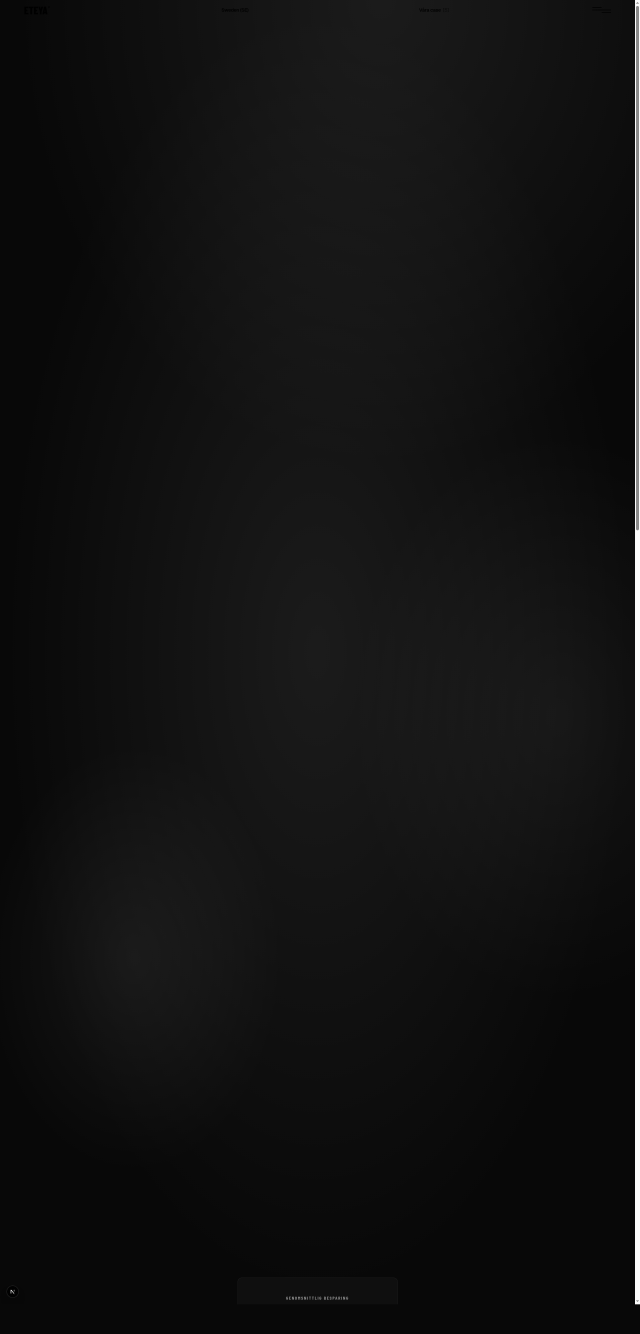
#> input picture fullpage.png, 1920 x 4000 px (shown at 1/3 size)
$ python -i generate-hero.py   (imports and definitions only)
#> lines starting #> are read from the running program, lines starting #| are printed output that depends on the picture
#!/usr/bin/env python3
"""
generate-hero.py — Skapa Eteya blog hero-bild med konsekvent text-overlay.

Tar en bas-bild (genererad i ChatGPT/Midjourney, bara visuellt subject)
och lägger på Eteya-styled text-overlay enligt BLOG_AUTHORING.md.

Användning:
    python3 scripts/generate-hero.py \\
        --base ~/Downloads/image.png \\
        --slug ai-agenter-2026 \\
        --title "AI-agenter 2026 — vart är vi på väg?" \\
        --kicker "ARTIKEL · TREND"

Resultat: /public/images/blog/[slug]-hero.webp (1600×900, < 250KB)

Layout (matchar Eteya DNA):
  - Right-weighted: text-box på vänster halva (~45% bredd),
    bas-bildens subject visas på höger halva
  - Sharp corners (vår DNA, inte rounded)
  - Translucent black bg rgba(8,8,8,0.85) + backdrop-blur-känsla
  - 1px lime border #C8FF00 + subtle glow
  - Mono kicker överst ("ARTIKEL · KATEGORI")
  - Title i Barlow Condensed weight 500 (Eteya signature)
  - "ETEYA®" wordmark bottom-left, utanför text-box
"""

import argparse
import os
import sys
import textwrap
from pathlib import Path
from PIL import Image, ImageDraw, ImageFont, ImageFilter

# ─── KONSTANTER ─────────────────────────────────────────────────────
ETEYA_BG = (8, 8, 8)              # #080808
ETEYA_LIME = (200, 255, 0)        # #C8FF00
WHITE = (255, 255, 255)
WHITE_DIM = (220, 220, 220)
WHITE_MONO = (255, 255, 255, 220)

# Final image dimensions
FINAL_W = 1600
FINAL_H = 900

# Text-box layout
# TEXT_BOX_LEFT bumpat från 80 → 100 för safe-area buffert mot ev.
# CSS-cropping i framtida layouts (containrar med annat aspect än 16:9).
TEXT_BOX_LEFT = 100               # offset från vänster kant
TEXT_BOX_WIDTH = 700              # ~45% av 1600
TEXT_BOX_PADDING = 48
TEXT_BOX_BG_OPACITY = 217         # 0.85 * 255

# Brand wordmark
BRAND_BOTTOM_OFFSET = 60
BRAND_LEFT_OFFSET = 100

# Font paths
FONTS_DIR = Path(__file__).parent / 'fonts'
BARLOW = FONTS_DIR / 'BarlowCondensed-Medium.ttf'
MONO = FONTS_DIR / 'JetBrainsMono-Regular.ttf'

# Font sizes
TITLE_SIZE = 68                   # Barlow Condensed för titel
KICKER_SIZE = 14                  # Mono uppercase för kicker
BRAND_SIZE = 28                   # Barlow Condensed för "ETEYA®"


# ─── HELPERS ────────────────────────────────────────────────────────

def load_base_image(path: str) -> Image.Image:
    """Ladda bas-bild, crop till 16:9, resize till 1600x900."""
#> called with path = '../fullpage.png'
    img = Image.open(path)
#> img is the input picture: PIL image 1920x4000 RGB; min 0, max 255, mean 17.6
    # Konvertera till RGB (handle RGBA)
    if img.mode in ('RGBA', 'LA', 'P'):
        bg = Image.new('RGB', img.size, ETEYA_BG)
        bg.paste(img, mask=img.split()[-1] if img.mode == 'RGBA' else None)
        img = bg
    elif img.mode != 'RGB':
        img = img.convert('RGB')

    # Crop till 16:9 om nödvändigt
    target_ratio = 16 / 9
    src_ratio = img.size[0] / img.size[1]
#> src_ratio = 0.48
    if abs(src_ratio - target_ratio) > 0.01:
        if src_ratio > target_ratio:
            new_w = int(img.size[1] * target_ratio)
            left = (img.size[0] - new_w) // 2
            img = img.crop((left, 0, left + new_w, img.size[1]))
        else:
            new_h = int(img.size[0] / target_ratio)
#> new_h = 1080
            top = (img.size[1] - new_h) // 2
#> top = 1460
            img = img.crop((0, top, img.size[0], top + new_h))
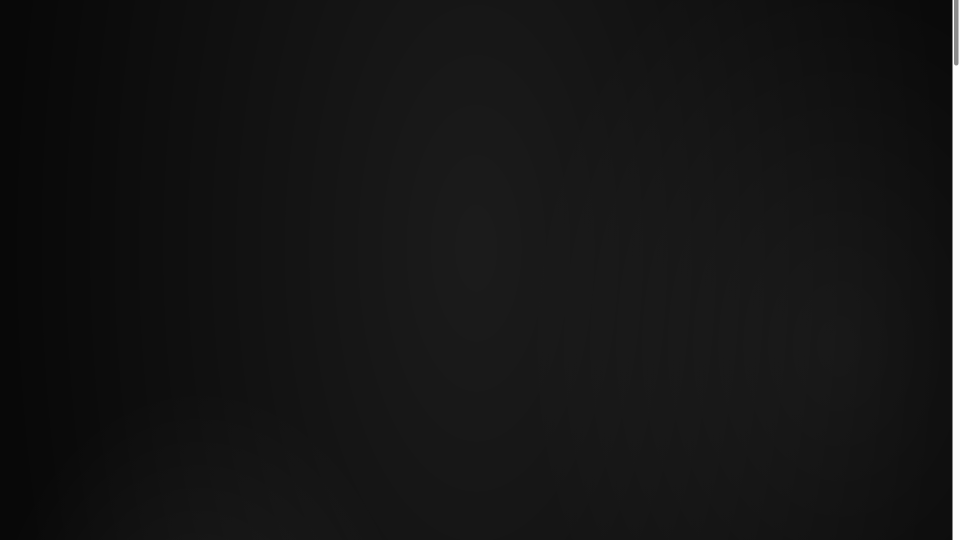
#> img: PIL image 1920x1080 RGB (shown at 1/2 size); min 8, max 252, mean 21

    # Resize till final
    if img.size != (FINAL_W, FINAL_H):
        img = img.resize((FINAL_W, FINAL_H), Image.LANCZOS)
#> img: PIL image 1600x900 RGB

    return img


# [195 lines left out: functions wrap_text, draw_text_box, draw_brand, save_webp, main, not called in this run]


# [2 lines not run here, left out]

>>> result = load_base_image('../fullpage.png')
